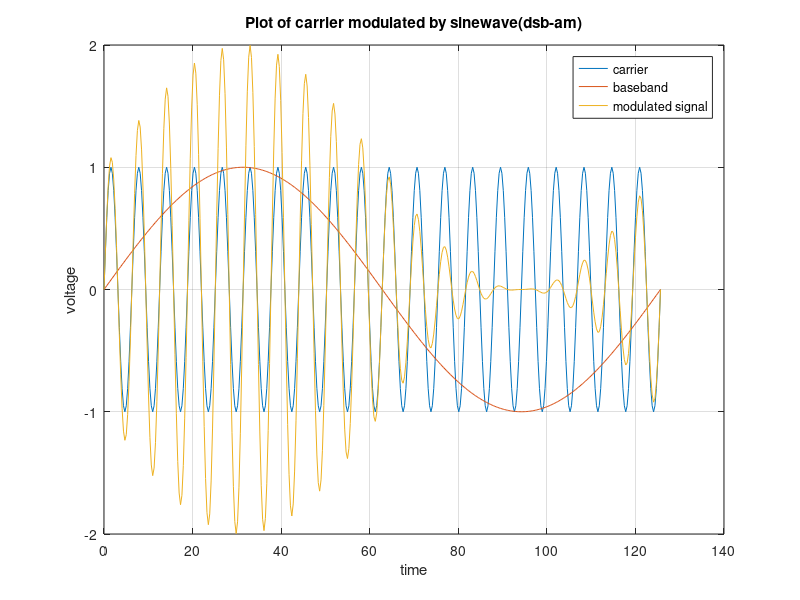

This chart was generated by the following MATLAB code:
%w1=2*3.142*1;
%w2=2*3.142*10;
%for i=1:1000
 %     t    =          i/1000;
 %     y1(i)=    10*sin(w1*t);
  %    y2(i)=    10*sin(w2*t);
  %    y3(i)=    y1(i)*sin(w2*t);
%end
%figure(1)
%plot(y3,'r');
%figure(2)
%y4=abs(fft(y3))
%plot(y4(1:100)/2500);



clear;
clf;
t=0:pi/10:40*pi;
Carrier=sin(t);
Mod_Sig=sin(t/20);
Dsb_am=Carrier.*(1+Mod_Sig);
plot(t,Carrier,t,Mod_Sig,t,Dsb_am);
title('Plot of carrier modulated by sinewave(dsb-am)');
xlabel('time');
ylabel('voltage');
grid on;
legend('carrier','baseband','modulated signal');
